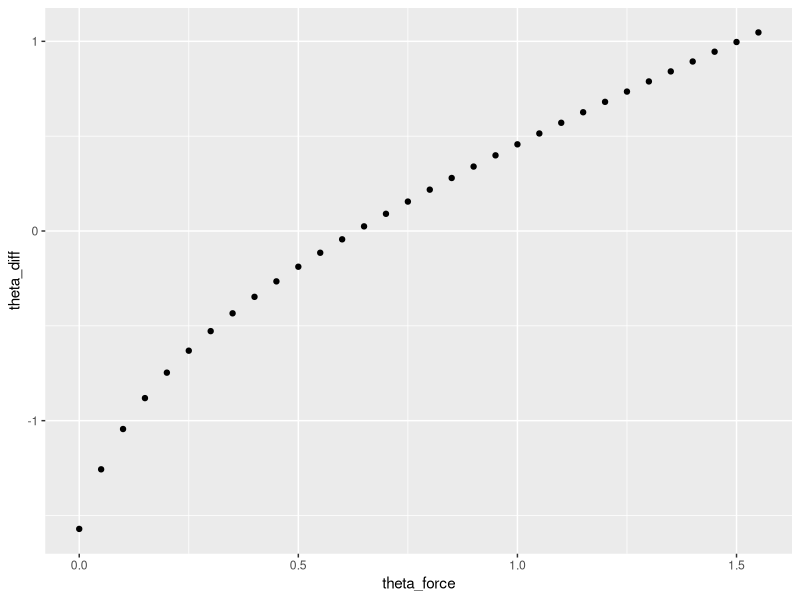
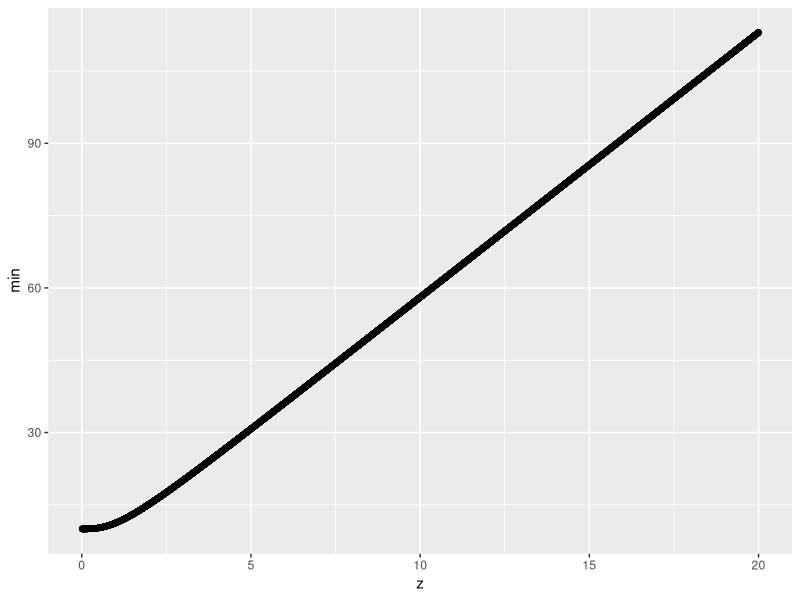
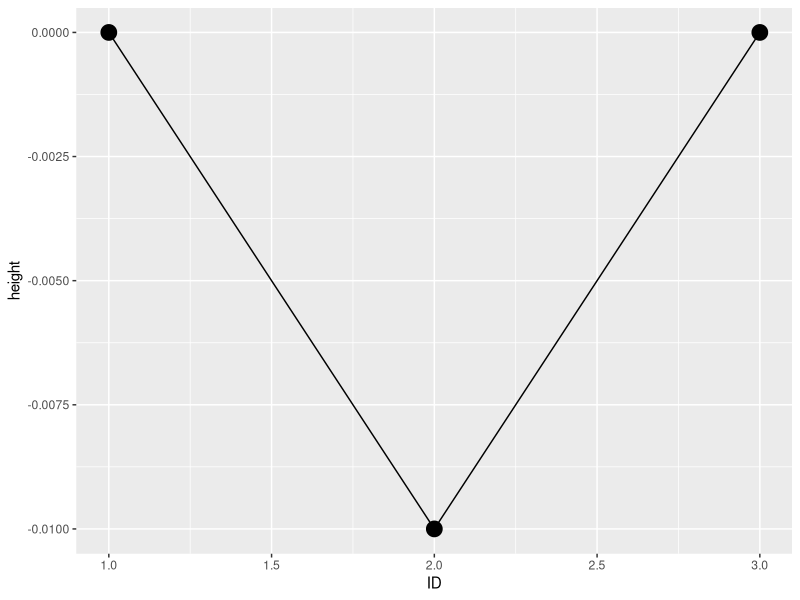

Generate these figures, in order, with R: (Note: this script raises an error after producing the figures.)
## ---- chunk 1
library(tidyverse)


theta_force <- seq(0,pi/2, 0.05 )


k = 300
dist <- sqrt(2)
force = 60
test <- tibble(Tension = force/sin(theta_force), adjacent = force/tan(theta_force), 
       opposite = force,
       elongation = Tension/k,
       theta_force = theta_force,
       theta_dist = acos(dist/(dist+elongation)),
       theta_diff = theta_force-theta_dist,
       height = sqrt((dist+ elongation)^2- dist^2))

test %>%
  arrange(abs(theta_diff)) %>% slice(1)

ggplot(test, aes(x = theta_force, y = theta_diff))+ geom_point()

## ---- chunk 2
k1<- 2.5
k2 <- 3
F1<- 15
F2<- -25
F3 <- 10

D1 <- 1
D2 <-1.5
Dvect <- seq(0.01, 20, 0.001)

test <-tibble(z = Dvect, DX1 = sqrt(z^2 + D1^2)-D1, DX2 = sqrt(z^2 + D2^2)-D2, Ft1 = k1*DX1, Ft2 = k2*DX2, 
       F1u = Ft1*z/(DX1+D1), F2u = Ft2*z/(DX2+D2), difference = F1u+F2u+F3, min = abs(difference))


ggplot(test, aes(x = z, y = min))+ geom_point()


Fvect <- c(F1,-F3,F2)

test %>% arrange(min) %>% slice(1) %>% pull(z) %>% c(0,.,0) %>%
  tibble(ID  = 1:3, Fvect, height = -. ) %>%
  ggplot(., aes(x = ID, y = height)) + geom_point(size = 5) +
  geom_line()


EdgeNode <- c(1,0,-1,0,0,0,
              0,1,-1,0,0,0,
              0,0,0,1,-1,0,
              0,0,0,1,-1,0,
              0,0,0,0,1,-1,
              0,0,0,1,0,-1,
              0,1,0,0,-1,0
              ) %>% matrix(nrow = 7, byrow = T)

Link <- tibble(EdgeName = 1:7, 
               distance = c(sqrt(2), sqrt(2), sqrt(2), sqrt(2), 1,1, sqrt(2)),
               k = c(5,2,2.5,4,4,3,1))

  C <- matrix(data = 0, nrow = nrow(Link), ncol = nrow(Link))
  diag(C) <- Link$distance

t(EdgeNode) %*% C %*% EdgeNode

#Weighted adjacency matrix
Adj <- matrix(c(c(0,0,sqrt(2),0,0,0),
                c(0,0,sqrt(2),0,0,0),
                c(sqrt(2),sqrt(2),0,sqrt(2),0,0),
                c(0,0,sqrt(2),0,sqrt(2),1),
                c(0,0,0,sqrt(2),0,1),
                c(0,0,0,1,1,0)
                ), nrow = 6)

#Injection vector of power put in and removed
InjectionVect <- c(10,20,0,-20,10,-20)
sum(InjectionVect)

InjectMat <- diag(InjectionVect)

abs(t(EdgeNode) %*% diag(1, nrow = nrow(EdgeNode)) %*% EdgeNode)

Adj <- (t(EdgeNode) %*% diag(1, nrow = nrow(EdgeNode)) %*% EdgeNode) / (t(EdgeNode) %*% diag(1, nrow = nrow(EdgeNode)) %*% EdgeNode) 
diag(Adj) <-0
Adj[!is.finite(Adj)] <-0
Adj

Zvect <- c(1,2,0,-1,-2,-2)

HeightDiff <- t(Adj * Zvect) - (Adj * Zvect) 
D <- t(EdgeNode) %*% C %*% EdgeNode %>% abs
diag(D) <-0

t(EdgeNode) %*% diag(1, nrow = nrow(EdgeNode)) %*% EdgeNode

EdgeNode %*% diag(Zvect, nrow = length(Zvect)) %*% t(EdgeNode)

C^2

Tension <- function(dZ,k, D){
  
  k*(sqrt(dZ^2+ D^2)-D)*dZ/(sqrt(dZ^2+ D^2))
  
}

kvect <- Link$k
dvect <- Link$distance

Create_Tension_matrix<- function(EdgeNode, zvect, kvect, dvect){
  #EdgeNode <- The edgenode matrix 
  #zvect the height of each node
  #kvect the vector of spring stiffness for each edge
  #dvect, the vector of horizontal distance between the springs.

  #Creat the adjacency matrix
  Adj <- (t(EdgeNode) %*% diag(1, nrow = nrow(EdgeNode)) %*% EdgeNode) / (t(EdgeNode) %*% diag(1, nrow = nrow(EdgeNode)) %*% EdgeNode) 
  diag(Adj) <-0
  Adj[!is.finite(Adj)] <-0
  Adj
  
  Zmat <- Adj*zvect #The adjacency matrix weight by node height
  dZmat <- Zmat- t(Zmat) #The difference in height between adjacent nodes
  #Create the absolute K (spring stiffness) a and distance matrices
  kmat <- t(EdgeNode) %*% diag(kvect, nrow = length(kvect)) %*% EdgeNode %>% abs 
  Dmat <- t(EdgeNode) %*% diag(dvect, nrow = length(kvect)) %*% EdgeNode %>% abs
  
  Hmat <- sqrt(dZmat^2 + Dmat^2)
  
  Ften_mat<- kmat*(Hmat-Dmat)*dZmat/Hmat
  Ften_mat[!is.finite(Ften_mat)] <-0
  
  return (Ften_mat)
}


SmallEdgeNode <- matrix(c(1,-1,0,
                   0,1,-1), nrow = 2, byrow = T)
Smallzvect <- c(2,-1,1)
Smallkvect <- c(3,4)
Smalldvect <- c(1,1)

Create_Tension_matrix(SmallEdgeNode, Smallzvect, Smallkvect, Smalldvect)

Create_Tension_matrix(SmallEdgeNode, Smallzvect, Smallkvect, Smalldvect) %>%
  rowSums()

Tension(3, 3, 1)

Tension(-2,4, 1)


3*(sqrt(10)-1)
2*(sqrt(5)-1)

3*(sqrt(10)-1)/sqrt(10)
2*(sqrt(5)-1)/sqrt(5)


3*3*(sqrt(10)-1)/sqrt(10)
4*2*(sqrt(5)-1)/sqrt(5)

## ---- chunk 3

velocity <- function(u, a, t0, t1){
  #calculates the velocity of an object given and initial velocity an acceleration and time difference
  #u initial velocity
  #a acceleration
  #t0 initial time
  #t1 next time period
  
  return(u + a*(t1-t0))
}


distance <- function(z, v, a, t0, t1 ){
  #Calculates the total distance a node will be from the origin for a given time step
  #z, distance at current time
  #v velcoity at current time
  #a acceleration
  #t0 current time
  #t1 time at and of time step
  
  return(v*(t1-t0) + 0.5*a*(t1-t0) + z)
  
}



Calc_Damping_matrix<- function(EdgeNode, v_vect, kvect, mvect){
  #EdgeNode <- The edgenode matrix 
  #zvect the height of each node
  #kvect the vector of spring stiffness for each edge
  #dvect, the vector of horizontal distance between the springs.

  #Creat the adjacency matrix
  Adj <- (t(EdgeNode) %*% diag(1, nrow = nrow(EdgeNode)) %*% EdgeNode) / (t(EdgeNode) %*% diag(1, nrow = nrow(EdgeNode)) %*% EdgeNode) 
  diag(Adj) <-0
  Adj[!is.finite(Adj)] <-0
  Adj
  
  Vmat <- Adj*v_vect #The adjacency matrix weight by node height
  #Create the absolute K (spring stiffness) a and distance matrices
  kmat <- t(EdgeNode) %*% diag(kvect, nrow = length(kvect)) %*% EdgeNode %>% abs 
  
  Ften_mat<- 2*sqrt(kmat*mvect)*Vmat
  Ften_mat[!is.finite(Ften_mat)] <-0
  
  return(abs(Ften_mat))
}

#MASS CAN'T BE ZERO!

NodeStatus <- tibble(node = 1:6, mass = 5, force = c(10,20,0,-20,10,-20), z = 0, 
       NetTension = 0, velocity = 0, 
       friction = 0.2*velocity,
       NetForce = NetTension-force +friction,
       acceleration = NetForce/mass,
       t = 0)


Calc_Damping_matrix(EdgeNode, NodeStatus2$velocity, kvect, rep(5,6)) %>% rowSums()


Calc_System_Dynamics <- function(NodeStatus, EdgeNode, kvect, dvect, tstep = 1, friction = 0.2){
  
NodeStatus2 <- NodeStatus %>%
  mutate(z = distance(z, velocity, acceleration, t0 = t, t1 = t + tstep),
         velocity = velocity(velocity, NodeStatus$acceleration, t, t + tstep),
         NetTension = Create_Tension_matrix(EdgeNode, z, kvect, dvect) %>% rowSums(),
         friction = Calc_Damping_matrix(EdgeNode, velocity, kvect, mass) %>% rowMeans(), #velocity*10,
         NetForce = force -NetTension -friction,
         acceleration = NetForce/mass,
         t = t + tstep)
  
  paste("acceleration", sum(abs(NodeStatus2$acceleration)), "velocity", sum(abs(NodeStatus2$velocity)))
  
  return(NodeStatus2)
  
}


Calc_System_Dynamics(NodeStatus, EdgeNode, kvect, dvect,  tstep = 0.1)


FindStabilSystem <- function(NodeStatus, EdgeNode, kvect, dvect,  tstep, maxIter = 1000, friction = 0.2){
  
  
  NodeList <- list(NodeStatus)
  
  for(n in 1:maxIter){
    
    
   # print(NodeList[[n]])
    temp <- NodeList[[n]] %>%
       Calc_System_Dynamics(., EdgeNode, kvect, dvect, tstep, friction)
      
    NodeList[[n + 1]] <- temp
      
 # print(paste("Iteration", n, "acceleration", sum(abs(temp$acceleration)), "velocity", sum(abs(temp$velocity))))
    
  }
  
  #Are all yhr accellerations below tolerance?
  ProcessFinished<- sum(temp$acceleration<tol)==nrow(temp)

  return(NodeList)
  
}


test <-FindStabilSystem(NodeStatus, EdgeNode, kvect, dvect, tstep=0.1, maxIter = 2500, friction = 10) %>%
  bind_rows()


test2 <- test %>% filter(node == 3)


ggplot(test2, aes(x = t, y = NetForce, colour = as.factor(node))) +
  geom_point()


test %>%
  group_by(t) %>%
  summarise(z = mean(abs(z)),
            NetForce = mean(abs(NetForce)),
            velocity = mean(abs(velocity))) %>%
  ggplot(aes(x = t, y =z )) + geom_line()

